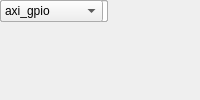
<?xml version="1.0" encoding="UTF-8"?>
<ui version="4.0">
 <class>MainWindow</class>
 <widget class="QMainWindow" name="MainWindow">
  <property name="windowTitle"><string>Xilinx Device</string></property>
  <widget class="QWidget" name="centralwidget">
   <!-- NOTE: this is a simplified structural mirror of the generated
        <module>_ui.py, not a full round-trip Designer file. Regenerate
        both from the same spec if you need to edit layout by hand. -->
       <widget class="QLabel" name="label_name">
     <property name="text"><string>Block name</string></property>
    </widget>
       <widget class="QLineEdit" name="name">
     <property name="toolTip"><string>A name you choose for this block instance, e.g. to note what it's used for in this design. Shown below the block on the diagram.</string></property>
    </widget>
       <widget class="QLabel" name="label_baseaddr">
     <property name="text"><string>BaseAddress</string></property>
    </widget>
       <widget class="QLineEdit" name="baseaddr"/>
       <widget class="QLabel" name="label_memsize">
     <property name="text"><string>MemorySize</string></property>
    </widget>
       <widget class="QLineEdit" name="memsize"/>
       <widget class="QLabel" name="label_devtype">
     <property name="text"><string>Type</string></property>
    </widget>
       <widget class="QComboBox" name="devtype">
     <item><property name="text"><string>axi_gpio</string></property></item>
     <item><property name="text"><string>axi_quad_spi</string></property></item>
    </widget>
  </widget>
 </widget>
 <resources/>
 <connections/>
</ui>
